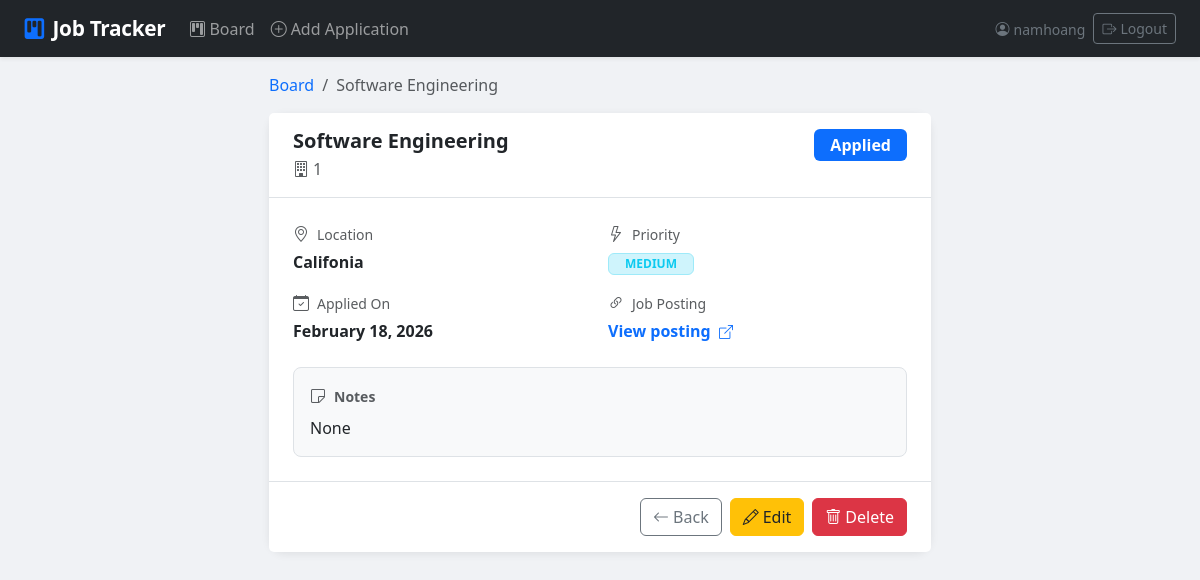
/1/ (signed in), run on an earlier commit of the app's database.
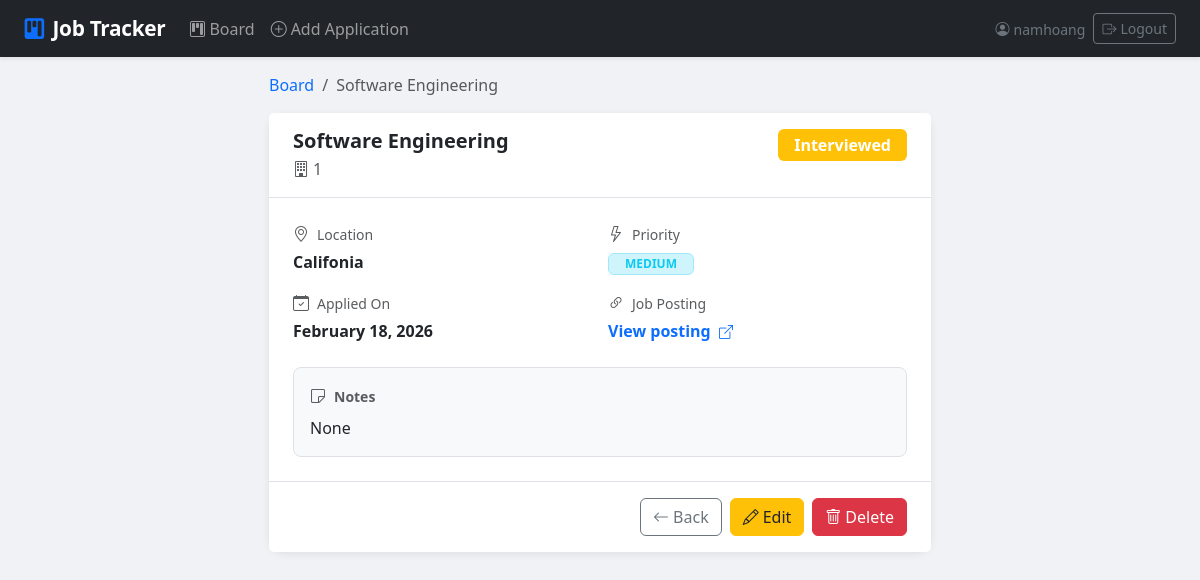
And on a later commit of the database.
### applications/models.py (models this page shows, shortened)
class Application(models.Model):
    STATUS_CHOICES = [
        ('APPLIED', 'Applied'),
        ('INTERVIEWED', 'Interviewed'),
        ('OFFER', 'Offer'),
        ('REJECTED', 'Rejected'),
    ]
    PRIORITY_CHOICES = [
        ('LOW', 'Low'),
        ('MEDIUM', 'Medium'),
        ('HIGH', 'High'),
    ]
    user = models.ForeignKey(User, on_delete=models.CASCADE)
    company = models.CharField(max_length=255)
    location = models.CharField(max_length=255)
    job_title = models.CharField(max_length=255)
    job_url = models.URLField(blank=True, null=True)
    status = models.CharField(max_length=20, choices=STATUS_CHOICES, default='APPLIED')
    priority = models.CharField(max_length=10, choices=PRIORITY_CHOICES, default='MEDIUM')
    applied_at = models.DateTimeField(auto_now_add=True)
    deadline = models.DateField(blank=True, null=True)
    salary_range = models.CharField(max_length=100, blank=True, null=True)
    notes = models.TextField(blank=True, null=True)
    class Meta:
        ordering = ['-applied_at']
    def get_status_color(self):
        colors = {
            'APPLIED': 'primary',
            'INTERVIEWED': 'warning',
            'OFFER': 'success',
            'REJECTED': 'danger',
        }
        return colors.get(self.status, 'secondary')
    def get_priority_color(self):
        colors = {
            'LOW': 'secondary',
            'MEDIUM': 'info',
            'HIGH': 'danger',
        }
        return colors.get(self.priority, 'secondary')

### applications/views.py (the view)
# urls.py: path('<int:pk>/', views.application_detail, name='application_detail'),
@login_required
def application_detail(request, pk):
    application = get_object_or_404(Application, pk=pk, user=request.user)
    return render(request, 'applications/application_detail.html', {
        'application': application,
    })

### applications/templates/applications/application_detail.html (shortened to what this page needs)
{% extends "applications/base.html" %}
{% block content %}
<div class="row justify-content-center">
  <div class="col-12 col-lg-7">
    <nav aria-label="breadcrumb" class="mb-3">
      <ol class="breadcrumb">
        <li class="breadcrumb-item"><a href="{% url 'application_list' %}" class="text-decoration-none">Board</a></li>
        <li class="breadcrumb-item active text-truncate">{{ application.job_title }}</li>
      </ol>
    </nav>
    <div class="card form-page-card mb-3">
      <div class="card-header bg-white border-bottom py-3 px-4 d-flex justify-content-between align-items-start gap-2">
        <div>
          <h5 class="mb-1 fw-bold">{{ application.job_title }}</h5>
          <div class="text-muted">
            <i class="bi bi-building me-1"></i>{{ application.company }}
          </div>
        </div>
        <div class="d-flex gap-2 flex-shrink-0">
          <span class="badge bg-{{ application.get_status_color }} fs-6 px-3 py-2">{{ application.get_status_display }}</span>
        </div>
      </div>
      <div class="card-body p-4">
        <div class="row g-3 mb-4">
          <div class="col-sm-6">
            <div class="d-flex align-items-center gap-2 text-muted mb-1"><i class="bi bi-geo-alt"></i><small>Location</small></div>
            <div class="fw-semibold">{{ application.location }}</div>
          </div>
          <div class="col-sm-6">
            <div class="d-flex align-items-center gap-2 text-muted mb-1"><i class="bi bi-lightning"></i><small>Priority</small></div>
            <span class="badge bg-{{ application.get_priority_color }}-subtle text-{{ application.get_priority_color }} border border-{{ application.get_priority_color }}-subtle px-3 py-1">
              {{ application.priority }}
            </span>
          </div>
          <div class="col-sm-6">
            <div class="d-flex align-items-center gap-2 text-muted mb-1"><i class="bi bi-calendar-check"></i><small>Applied On</small></div>
            <div class="fw-semibold">{{ application.applied_at|date:"F j, Y" }}</div>
          </div>
          {% if application.job_url %}
          <div class="col-sm-6">
            <div class="d-flex align-items-center gap-2 text-muted mb-1"><i class="bi bi-link-45deg"></i><small>Job Posting</small></div>
            <a href="{{ application.job_url }}" target="_blank" rel="noopener" class="text-decoration-none fw-semibold">
              View posting <i class="bi bi-box-arrow-up-right ms-1 small"></i>
            </a>
          </div>
          {% endif %}
        </div>
        {% if application.notes %}
        <div class="border rounded-3 p-3 bg-light">
          <div class="d-flex align-items-center gap-2 text-muted mb-2">
            <i class="bi bi-sticky"></i><small class="fw-semibold">Notes</small>
          </div>
          <p class="mb-0" style="white-space: pre-line;">{{ application.notes }}</p>
        </div>
        {% endif %}
      </div>
      <div class="card-footer bg-white border-top py-3 px-4 d-flex gap-2 justify-content-end">
        <a href="{% url 'application_list' %}" class="btn btn-outline-secondary">
          <i class="bi bi-arrow-left me-1"></i>Back
        </a>
        <a href="{% url 'application_edit' application.pk %}" class="btn btn-warning text-dark">
          <i class="bi bi-pencil me-1"></i>Edit
        </a>
        <button type="button" class="btn btn-danger" data-bs-toggle="modal" data-bs-target="#deleteModal">
          <i class="bi bi-trash me-1"></i>Delete
        </button>
      </div>
    </div>
  </div>
</div>
{% endblock %}

### applications/templates/applications/base.html (shortened to what this page needs)
<!DOCTYPE html>
<html lang="en">
<head>
  <link href="https://cdn.jsdelivr.net/npm/bootstrap@5.3.3/dist/css/bootstrap.min.css" rel="stylesheet" />
  <link href="https://cdn.jsdelivr.net/npm/bootstrap-icons@1.11.3/font/bootstrap-icons.min.css" rel="stylesheet" />
</head>
<body>
  <nav class="navbar navbar-expand-lg navbar-dark bg-dark shadow-sm">
    <div class="container-fluid px-4">
      <a class="navbar-brand d-flex align-items-center gap-2" href="{% url 'application_list' %}">
        <i class="bi bi-kanban-fill text-primary"></i>
        Job Tracker
      </a>
      <div class="collapse navbar-collapse" id="mainNav">
        <ul class="navbar-nav me-auto">
          <li class="nav-item">
            <a class="nav-link" href="{% url 'application_list' %}">
              <i class="bi bi-kanban me-1"></i>Board
            </a>
          </li>
          <li class="nav-item">
            <a class="nav-link" href="{% url 'application_create' %}">
              <i class="bi bi-plus-circle me-1"></i>Add Application
            </a>
          </li>
        </ul>
        {% if user.is_authenticated %}
        <ul class="navbar-nav ms-auto align-items-center gap-2">
          <li class="nav-item">
            <span class="navbar-text text-secondary small">
              <i class="bi bi-person-circle me-1"></i>{{ user.username }}
            </span>
          </li>
          <li class="nav-item">
            <form method="post" action="{% url 'logout' %}" class="d-inline">
              <button type="submit" class="btn btn-sm btn-outline-secondary">
                <i class="bi bi-box-arrow-right me-1"></i>Logout
              </button>
            </form>
          </li>
        </ul>
        {% endif %}
      </div>
    </div>
  </nav>
  <main class="container-fluid px-4 py-3">
    {% block content %}{% endblock %}
  </main>
</body>
</html>

What changed in the data, as far as the page shows it:
changed Application "Software Engineering": status "Applied" → "Interviewed"
